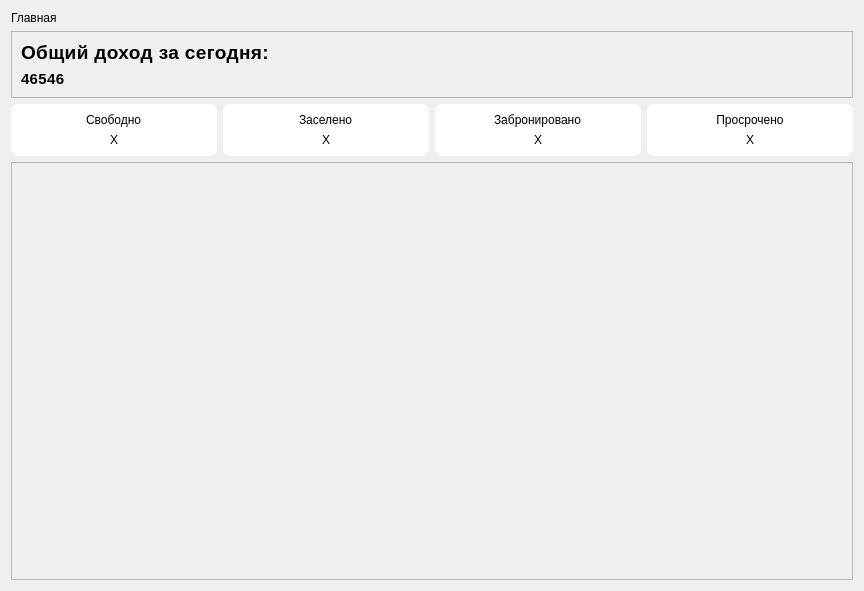
<?xml version="1.0" encoding="UTF-8"?>
<ui version="4.0">
 <class>FormMainMenu</class>
 <widget class="QWidget" name="FormMainMenu">
  <property name="geometry">
   <rect>
    <x>0</x>
    <y>0</y>
    <width>864</width>
    <height>591</height>
   </rect>
  </property>
  <property name="windowTitle">
   <string>Form</string>
  </property>
  <property name="styleSheet">
   <string notr="true"/>
  </property>
  <layout class="QVBoxLayout" name="verticalLayout_4" stretch="0,0,0,7">
   <item>
    <widget class="QLabel" name="label">
     <property name="styleSheet">
      <string notr="true"/>
     </property>
     <property name="text">
      <string>Главная</string>
     </property>
    </widget>
   </item>
   <item>
    <widget class="QFrame" name="frame_5">
     <property name="styleSheet">
      <string notr="true"/>
     </property>
     <property name="frameShape">
      <enum>QFrame::StyledPanel</enum>
     </property>
     <property name="frameShadow">
      <enum>QFrame::Raised</enum>
     </property>
     <layout class="QVBoxLayout" name="verticalLayout_5">
      <item>
       <widget class="QLabel" name="label_9">
        <property name="styleSheet">
         <string notr="true">font-style: normal;
font-weight: 700;
font-size: 19px;
line-height: 24px;
/* identical to box height */

letter-spacing: 0.4px;</string>
        </property>
        <property name="text">
         <string>Общий доход за сегодня:</string>
        </property>
       </widget>
      </item>
      <item>
       <widget class="QLabel" name="money">
        <property name="styleSheet">
         <string notr="true">font-style: normal;
font-weight: 700;
font-size: 15px;
line-height: 24px;
/* identical to box height */

letter-spacing: 0.4px;
</string>
        </property>
        <property name="text">
         <string>46546</string>
        </property>
       </widget>
      </item>
     </layout>
    </widget>
   </item>
   <item>
    <layout class="QHBoxLayout" name="horizontalLayout">
     <item>
      <widget class="QFrame" name="frame_2">
       <property name="styleSheet">
        <string notr="true">background: white;
border-radius: 8px;
</string>
       </property>
       <property name="frameShape">
        <enum>QFrame::StyledPanel</enum>
       </property>
       <property name="frameShadow">
        <enum>QFrame::Raised</enum>
       </property>
       <layout class="QVBoxLayout" name="verticalLayout_2">
        <item alignment="Qt::AlignHCenter">
         <widget class="QLabel" name="label_4">
          <property name="styleSheet">
           <string notr="true"/>
          </property>
          <property name="text">
           <string>Свободно</string>
          </property>
         </widget>
        </item>
        <item alignment="Qt::AlignHCenter">
         <widget class="QLabel" name="free">
          <property name="styleSheet">
           <string notr="true"/>
          </property>
          <property name="text">
           <string>Х</string>
          </property>
         </widget>
        </item>
       </layout>
      </widget>
     </item>
     <item>
      <widget class="QFrame" name="frame_3">
       <property name="styleSheet">
        <string notr="true">background: white;
border-radius: 8px;</string>
       </property>
       <property name="frameShape">
        <enum>QFrame::StyledPanel</enum>
       </property>
       <property name="frameShadow">
        <enum>QFrame::Raised</enum>
       </property>
       <layout class="QVBoxLayout" name="verticalLayout_3">
        <item alignment="Qt::AlignHCenter">
         <widget class="QLabel" name="label_6">
          <property name="styleSheet">
           <string notr="true"/>
          </property>
          <property name="text">
           <string>Заселено</string>
          </property>
         </widget>
        </item>
        <item alignment="Qt::AlignHCenter">
         <widget class="QLabel" name="vacant">
          <property name="styleSheet">
           <string notr="true"/>
          </property>
          <property name="text">
           <string>Х</string>
          </property>
         </widget>
        </item>
       </layout>
      </widget>
     </item>
     <item>
      <widget class="QFrame" name="frame">
       <property name="styleSheet">
        <string notr="true">background: white;
border-radius: 8px;</string>
       </property>
       <property name="frameShape">
        <enum>QFrame::StyledPanel</enum>
       </property>
       <property name="frameShadow">
        <enum>QFrame::Raised</enum>
       </property>
       <layout class="QVBoxLayout" name="verticalLayout">
        <item alignment="Qt::AlignHCenter">
         <widget class="QLabel" name="label_2">
          <property name="styleSheet">
           <string notr="true"/>
          </property>
          <property name="text">
           <string>Забронировано</string>
          </property>
         </widget>
        </item>
        <item alignment="Qt::AlignHCenter">
         <widget class="QLabel" name="booked">
          <property name="styleSheet">
           <string notr="true"/>
          </property>
          <property name="text">
           <string>Х</string>
          </property>
         </widget>
        </item>
       </layout>
      </widget>
     </item>
     <item>
      <widget class="QFrame" name="frame_6">
       <property name="whatsThis">
        <string>&lt;html&gt;&lt;head/&gt;&lt;body&gt;&lt;p&gt;Данные о том, сколько комнат просрочили оплату аренды&lt;/p&gt;&lt;/body&gt;&lt;/html&gt;</string>
       </property>
       <property name="styleSheet">
        <string notr="true">background: white;
border-radius: 8px;</string>
       </property>
       <property name="frameShape">
        <enum>QFrame::StyledPanel</enum>
       </property>
       <property name="frameShadow">
        <enum>QFrame::Raised</enum>
       </property>
       <layout class="QVBoxLayout" name="verticalLayout_6">
        <item>
         <widget class="QLabel" name="label_8">
          <property name="text">
           <string>Просрочено</string>
          </property>
          <property name="textFormat">
           <enum>Qt::MarkdownText</enum>
          </property>
          <property name="alignment">
           <set>Qt::AlignCenter</set>
          </property>
         </widget>
        </item>
        <item>
         <widget class="QLabel" name="overdue">
          <property name="text">
           <string>Х</string>
          </property>
          <property name="alignment">
           <set>Qt::AlignCenter</set>
          </property>
         </widget>
        </item>
       </layout>
      </widget>
     </item>
    </layout>
   </item>
   <item>
    <widget class="QFrame" name="frame_4">
     <property name="frameShape">
      <enum>QFrame::StyledPanel</enum>
     </property>
     <property name="frameShadow">
      <enum>QFrame::Raised</enum>
     </property>
     <layout class="QHBoxLayout" name="horizontalLayout_2"/>
    </widget>
   </item>
  </layout>
 </widget>
 <resources/>
 <connections/>
</ui>
